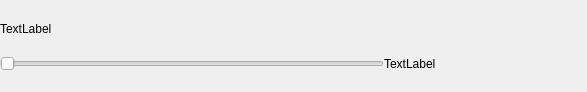
<?xml version="1.0" encoding="UTF-8"?>
<ui version="4.0">
 <class>ParameterWidget</class>
 <widget class="QWidget" name="ParameterWidget">
  <property name="geometry">
   <rect>
    <x>0</x>
    <y>0</y>
    <width>587</width>
    <height>92</height>
   </rect>
  </property>
  <property name="windowTitle">
   <string>Form</string>
  </property>
  <layout class="QVBoxLayout" name="verticalLayout">
   <property name="spacing">
    <number>0</number>
   </property>
   <property name="leftMargin">
    <number>0</number>
   </property>
   <item>
    <widget class="QLabel" name="labelTitle">
     <property name="text">
      <string>TextLabel</string>
     </property>
    </widget>
   </item>
   <item>
    <layout class="QHBoxLayout" name="horizontalLayout_2" stretch="2,1">
     <item>
      <widget class="QSlider" name="horizontalSlider">
       <property name="singleStep">
        <number>3</number>
       </property>
       <property name="orientation">
        <enum>Qt::Horizontal</enum>
       </property>
      </widget>
     </item>
     <item>
      <widget class="QLabel" name="labelValue">
       <property name="text">
        <string>TextLabel</string>
       </property>
      </widget>
     </item>
    </layout>
   </item>
  </layout>
 </widget>
 <resources/>
 <connections/>
</ui>
